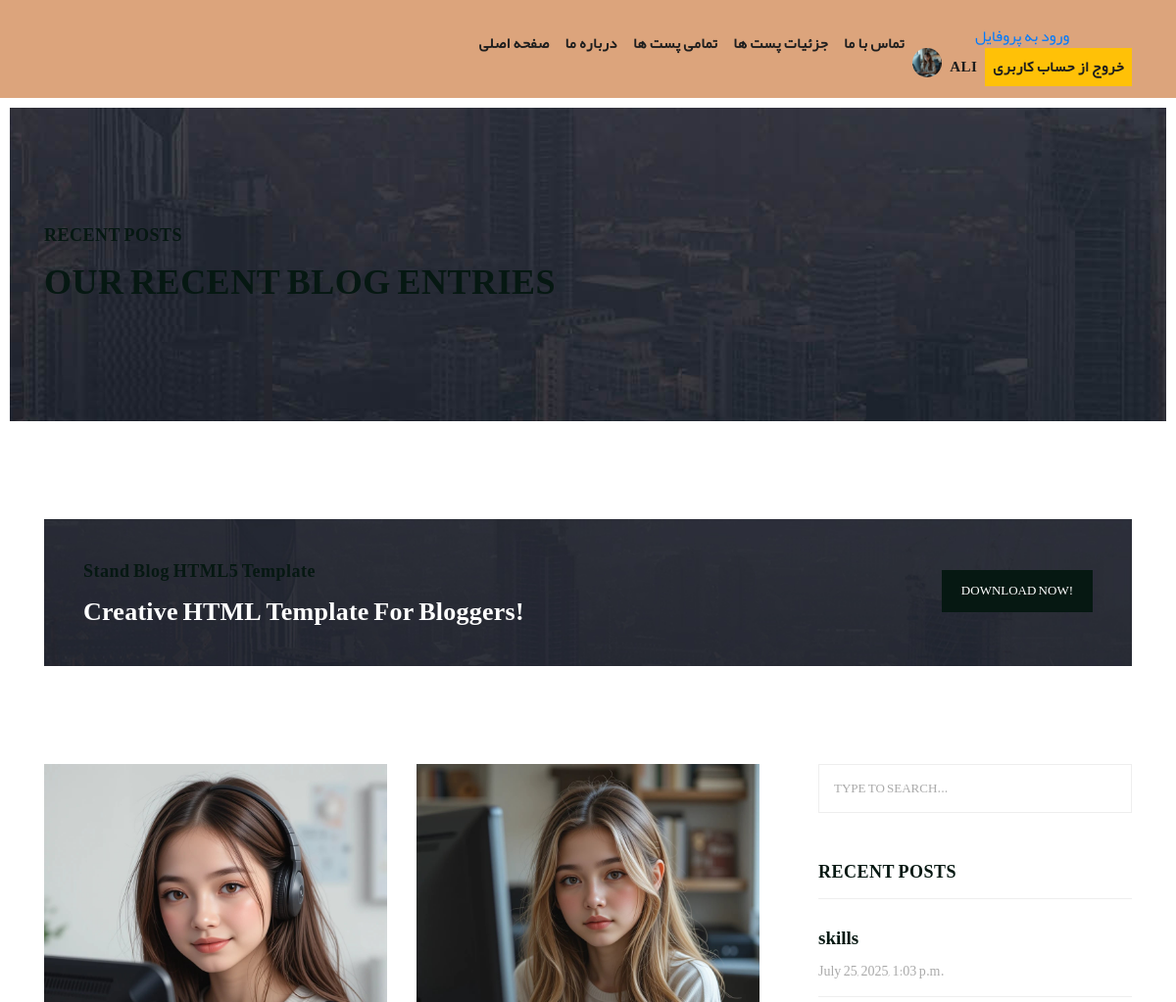
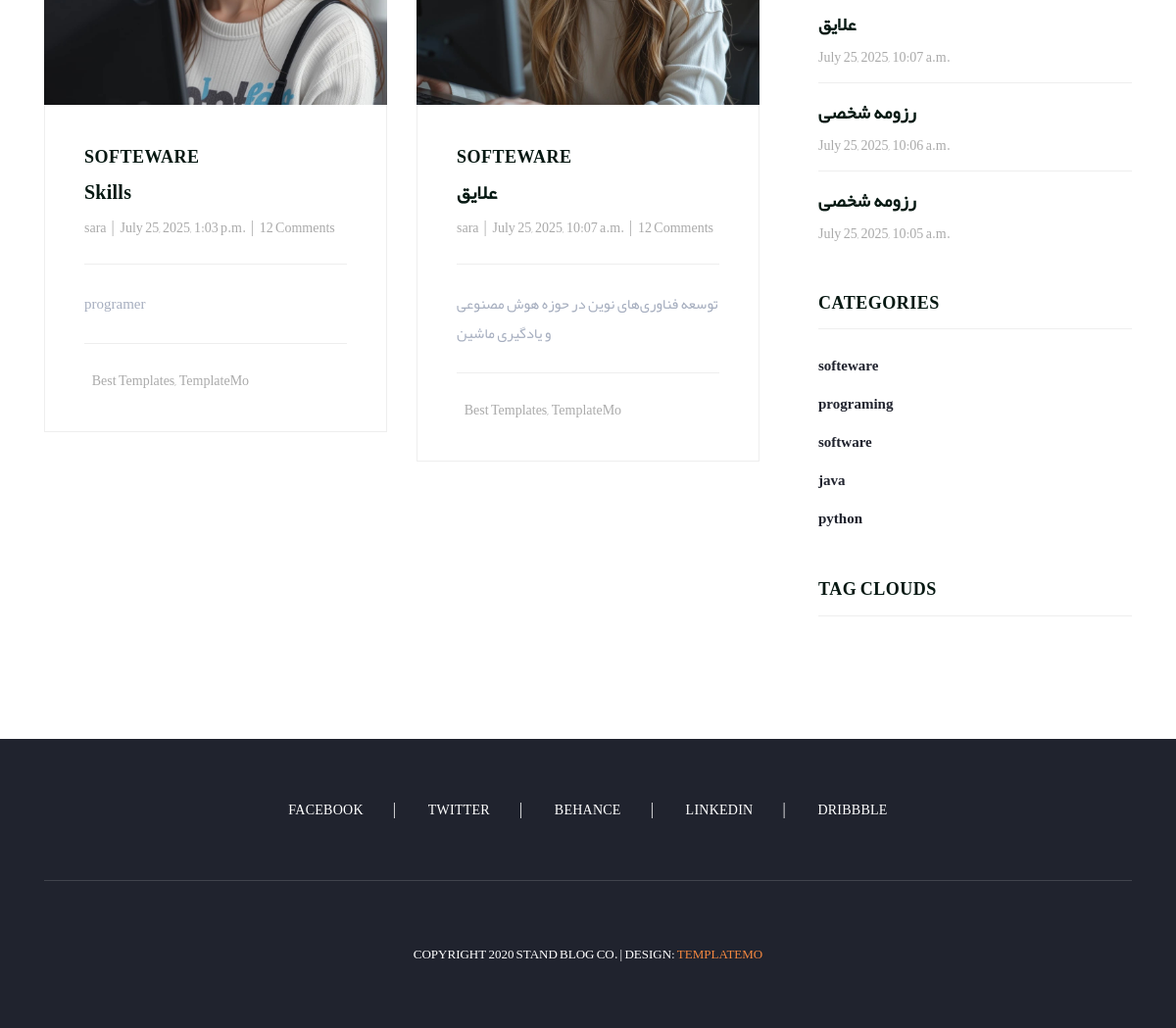
Screenshot of /articles/category/1 (signed in) with the database file from the repository (2 pictures, top to bottom).
### blog_app/models.py (models this page shows, shortened)
class Article(models.Model):
    author = models.ForeignKey(User,on_delete= models.CASCADE)
    category = models.ManyToManyField(Category,related_name='articles')
    title = models.CharField(max_length=70)
    body = models.TextField()
    image = models.ImageField(upload_to='images/articles')
    created = models.DateTimeField(auto_now_add=True)
    updated = models.DateTimeField(auto_now=True)

class Category(models.Model):
    title = models.CharField(max_length=20)
    created = models.DateTimeField(auto_now_add=True)
    def __str__(self):
        return self.title

### blog_app/views.py (the view)
# urls.py: path('category/<int:pk>',views.category_detail,name='category_detail'),
def category_detail(request,pk=None):
    category = get_object_or_404(Category,id=pk)
    articles = category.articles.all()
    return render(request,'blog_app/article_list.html',{'articles':articles})

### context_processors/context_processors.py (called while the page is built)
def recent_articels(request):
    recent_articels = Article.objects.order_by('-created')
    category = Category.objects.all()
    return {'recent_article':recent_articels , 'categories':category}

### blog_app/templates/blog_app/article_list.html (shortened to what this page needs)
{% extends "base.html" %}
{% load static %}
{% block main %}
    <div class="heading-page header-text">
      <section class="page-heading">
        <div class="container">
          <div class="row">
            <div class="col-lg-12">
              <div class="text-content">
                <h4>Recent Posts</h4>
                <h2>Our Recent Blog Entries</h2>
              </div>
            </div>
          </div>
        </div>
      </section>
    </div>
    <section class="call-to-action">
      <div class="container">
        <div class="row">
          <div class="col-lg-12">
            <div class="main-content">
              <div class="row">
                <div class="col-lg-8">
                  <span>Stand Blog HTML5 Template</span>
                  <h4>Creative HTML Template For Bloggers!</h4>
                </div>
                <div class="col-lg-4">
                  <div class="main-button">
                    <a href="https://templatemo.com/tm-551-stand-blog" target="_parent">Download Now!</a>
                  </div>
                </div>
              </div>
            </div>
          </div>
        </div>
      </div>
    </section>
    <section class="blog-posts grid-system">
      <div class="container">
        <div class="row">
          <div class="col-lg-8">
            <div class="all-blog-posts">
              <div class="row">
                {% for item in articles %}
                <div class="col-lg-6">
                  <div class="blog-post">
                    <div class="blog-thumb">
                      <img src="{{item.image.url}}" alt="">
                    </div>
                    <div class="down-content">
                      <span>{{item.category.all.first}}</span>
                      <a href="post-details.html"><h4>{{item.title}}</h4></a>
                      <ul class="post-info">
                        <li><a href="#">{{item.author.username}}</a></li>
                        <li><a href="#">{{item.created}}</a></li>
                        <li><a href="#">12 Comments</a></li>
                      </ul>
                      <p>{{item.body}}</p>
                      <div class="post-options">
                        <div class="row">
                          <div class="col-lg-12">
                            <ul class="post-tags">
                              <li></li>
                              <li><a href="#">Best Templates</a>,</li>
                              <li><a href="#">TemplateMo</a></li>
                            </ul>
                          </div>
                        </div>
                      </div>
                    </div>
                  </div>
                </div>
                {% endfor %}
                <div class="col-lg-12">
                </div>
              </div>
            </div>
          </div>
       <div class="col-lg-4">
{% include "includes/sidebar.html" %}
          </div>
        </div>
      </div>
    </section>
{% endblock main %}

### templates/includes/header.html (shortened to what this page needs)
{% load static %}
      <nav class="navbar navbar-expand-lg">
        <div class="container">
          <div class="collapse navbar-collapse" id="navbarResponsive">
            <ul class="navbar-nav ml-auto">
              <li class="nav-item  {% if request.resolver_match.url_name == 'home' %}active{% endif %} ">
                <a class="nav-link" href="{% url "home:home" %}">صفحه اصلی
                </a>
              </li>
              <li class="nav-item">
                <a class="nav-link" href="about.html">درباره ما</a>
              </li>
              <li class="nav-item  {% if request.resolver_match.url_name == 'article_list' %}active{% endif %} ">
                <a class="nav-link " href="{% url "blog:article_list" %} ">تمامی پست ها</a>
              </li>
              <li class="nav-item">
                <a class="nav-link" href="post-details.html">جزئیات پست ها</a>
              </li>
              <li class="nav-item">
                <a class="font !important nav-link" href="{% url "blog:contact_us" %}">تماس با ما</a>
              </li>
              <li class="nav-item {% if request.resolver_match.url_name == 'profile' %}active{% endif %} ">
                {% if request.user.is_authenticated %}
                <a class="" href=" {% url "account:profile" %}"> ورود به پروفایل</a>
                {% if request.user.first_name %}
                <div class="d-flex">
                  {% if user.profile.image %}
                  <span><img src="{{user.profile.image.url}}" width="30px" height="30px" style="border-radius: 100%;" alt=""></span>
                  {% else %}
                  <span><img src="{% static 'images/blog-thumb-05.jpg' %}" width="30px" height="30px" style="border-radius: 100%;" alt=""></span>
                  {% endif %}
                <a class="nav-link" href="">{{request.user.first_name}}</a>
                {% else %}
                <a class="nav-link" href="">{{request.user.username}}</a>
                {% endif %}
                 <a class="nav-link bg bg-warning" href="{% url "account:logout" %} ">خروج از حساب کاربری</a>
                {% endif %}
               </div>
              </li>
            </ul>
          </div>
        </div>
      </nav>

### templates/includes/sidebar.html (shortened to what this page needs)
{% load static %}
            <div class="sidebar">
              <div class="row">
                <div class="col-lg-12">
                  <div class="sidebar-item search">
                    <form id="search_form" name="gs" method="GET" action=" {% url "blog:search" %}">
                      <input type="text" name="q" class="searchText" placeholder="type to search..." autocomplete="on">
                    </form>
                  </div>
                </div>
                <div class="col-lg-12">
                  <div class="sidebar-item recent-posts">
                    <div class="sidebar-heading">
                      <h2>Recent Posts</h2>
                    </div>
                    <div class="content">
                      <ul>
                        {% for item in recent_article %}
                        <li><a href="post-details.html">
                          <h5>{{item.title}}</h5>
                          <span>{{item.created}}</span>
                        </a></li>
                        {% endfor %}
                      </ul>
                    </div>
                  </div>
                </div>
                <div class="col-lg-12">
                  <div class="sidebar-item categories">
                    <div class="sidebar-heading">
                      <h2>Categories</h2>
                    </div>
                    <div class="content">
                      <ul>
                        {% for item in categories %}
                        <li><a href=" {% url "blog:category_detail" item.id %}">{{item.title}}</a></li>
                        {% endfor %}
                      </ul>
                    </div>
                  </div>
                </div>
                <div class="col-lg-12">
                  <div class="sidebar-item tags">
                    <div class="sidebar-heading">
                      <h2>Tag Clouds</h2>
                    </div>
                  </div>
                </div>
              </div>
            </div>

### rows the page displays
Article: image (picture), category.all.first "SOFTEWARE", title "Skills", author.username "sara", created "July 25, 2025, 1:03 p.m.", body "programer", title "skills"
Article: image (picture), category.all.first "SOFTEWARE", title "علایق", author.username "sara", created "July 25, 2025, 10:07 a.m.", body "توسعه فناوری‌های نوین در حوزه هوش مصنوعی و یادگیری ماشین"
Article: title "رزومه شخصی", created "July 25, 2025, 10:06 a.m."
Article: title "رزومه شخصی", created "July 25, 2025, 10:05 a.m."
Category: title "softeware"
Category: title "programing"
Category: title "software"
Category: title "java"
Category: title "python"

### other values shown
{{ request.user.first_name }} "ALI"
